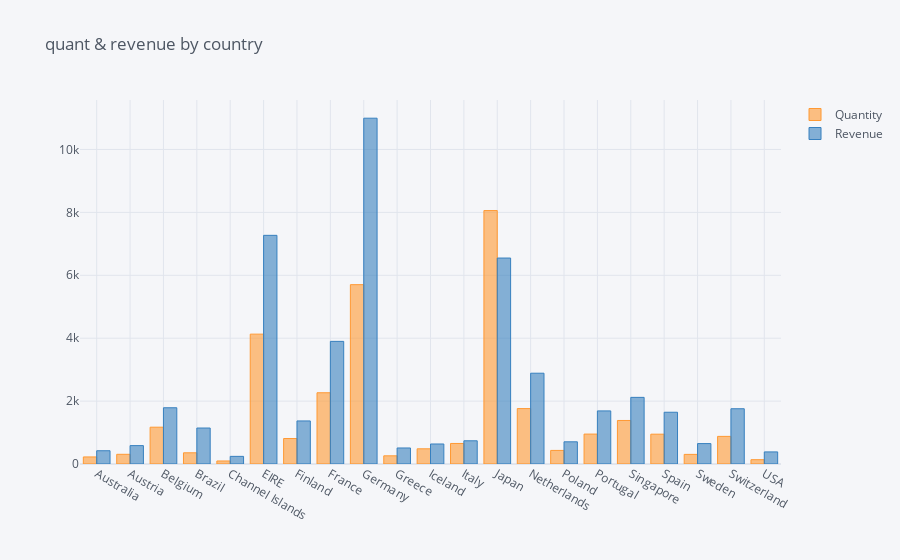

Notebook code cell kept with this figure:
### Markdown cell above
## 1. Create an interactive bar chart showing total quantity and revenue by country (excluding United Kingdom) for the month of April 2011.

### Code cell
data_filt1 = data[(data['Country'] != 'United Kingdom') &
     (data['InvoiceDate'] > '2011-04-01') &
     (data['InvoiceDate'] < '2011-05-01')]

agrupado1 = data_filt1[['Country','Quantity','Revenue']].groupby(['Country']).sum()

agrupado1.iplot(kind='bar',title='quant & revenue by country')

### Figure 1 — Plotly figure (JSON) as saved in the notebook; plotly's stock layout.template omitted (floating-point values rounded to 4 significant figures)
{"data": [{"marker": {"color": "rgba(255, 153, 51, 0.6)", "line": {"color": "rgba(255, 153, 51, 1.0)", "width": 1}}, "name": "Quantity", "orientation": "v", "text": "", "type": "bar", "x": ["Australia", "Austria", "Belgium", "Brazil", "Channel Islands", "EIRE", "Finland", "France", "Germany", "Greece", "Iceland", "Italy", "Japan", "Netherlands", "Poland", "Portugal", "Singapore", "Spain", "Sweden", "Switzerland", "USA"], "y": [224, 308, 1170, 356, 96, 4129, 810, 2265, 5702, 260, 483, 653, 8058, 1762, 432, 951, 1384, 948, 306, 878, 137]}, {"marker": {"color": "rgba(55, 128, 191, 0.6)", "line": {"color": "rgba(55, 128, 191, 1.0)", "width": 1}}, "name": "Revenue", "orientation": "v", "text": "", "type": "bar", "x": ["Australia", "Austria", "Belgium", "Brazil", "Channel Islands", "EIRE", "Finland", "France", "Germany", "Greece", "Iceland", "Italy", "Japan", "Netherlands", "Poland", "Portugal", "Singapore", "Spain", "Sweden", "Switzerland", "USA"], "y": [421.6, 584.8, 1788.0, 1144.0, 243.0, 7270.0, 1369.0, 3899.0, 10990.0, 509.7, 636.2, 737.8, 6549.0, 2887.0, 705.8, 1688.0, 2119.0, 1646.0, 649.1, 1757.0, 383.9]}], "layout": {"legend": {"bgcolor": "#F5F6F9", "font": {"color": "#4D5663"}}, "paper_bgcolor": "#F5F6F9", "plot_bgcolor": "#F5F6F9", "title": {"font": {"color": "#4D5663"}, "text": "quant & revenue by country"}, "xaxis": {"gridcolor": "#E1E5ED", "showgrid": true, "tickfont": {"color": "#4D5663"}, "title": {"font": {"color": "#4D5663"}, "text": ""}, "zerolinecolor": "#E1E5ED"}, "yaxis": {"gridcolor": "#E1E5ED", "showgrid": true, "tickfont": {"color": "#4D5663"}, "title": {"font": {"color": "#4D5663"}, "text": ""}, "zerolinecolor": "#E1E5ED"}}}
